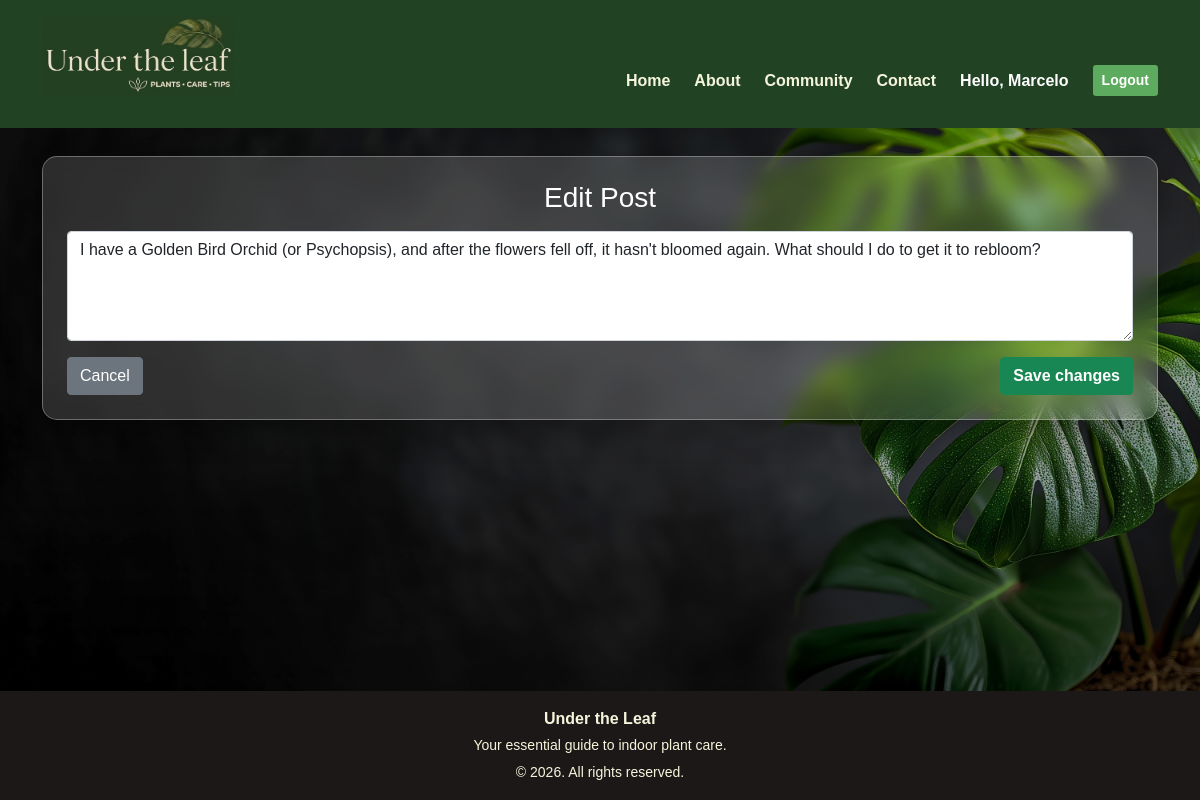
The page /forum/question/1/edit (signed in) on the database its author committed.
### models.py (models this page shows)
class User(db.Model, UserMixin):
    id = db.Column(db.Integer, primary_key=True)
    name = db.Column(db.String(100), nullable=False)
    email = db.Column(db.String(120), unique=True, nullable=False)
    password = db.Column(db.String(100), nullable=False)
    questions = db.relationship('Question', backref='author', lazy=True, cascade="all, delete-orphan")
    comments = db.relationship('Comment', back_populates='author', lazy=True, cascade="all, delete-orphan")

class Question(db.Model):
    id = db.Column(db.Integer, primary_key=True)
    content = db.Column(db.Text, nullable=False)
    date_posted = db.Column(db.DateTime, nullable=False, default=datetime.utcnow)
    user_id = db.Column(db.Integer, db.ForeignKey('user.id'), nullable=False)
    image_file = db.Column(db.String(120), nullable=True)
    comments = db.relationship('Comment', backref='question', lazy=True, cascade="all, delete-orphan")

### app.py (the view)
@app.route('/forum/question/<int:question_id>/edit', methods=['GET', 'POST'])
@login_required
def edit_question(question_id):
    question = Question.query.get_or_404(question_id)
    if question.author != current_user:
        abort(403)
    form = QuestionForm()
    if form.validate_on_submit():
        question.content = form.content.data
        db.session.commit()
        flash('Question updated successfully!', 'success')
        return redirect(url_for('forum'))
    elif request.method == 'GET':
        form.content.data = question.content
    return render_template('edit.html', form=form)

### forms.py
class QuestionForm(FlaskForm):
    content = TextAreaField('Content', validators=[DataRequired(), Length(min=5)])
    submit = SubmitField('Save changes')

### app.py (called while the page is built)
@login_manager.user_loader
def load_user(user_id):
    return User.query.get(int(user_id))

### templates/edit.html (shortened to what this page needs)
{% extends 'base.html' %}
{% block content %}
<div class="container my-2 mb-0">
    <div class="glass p-4" style="background: rgba(255, 255, 255, 0.15); backdrop-filter: blur(10px); border: 1px solid rgba(255, 255, 255, 0.3);">
        <h3 class="text-white mb-3 text-center">
            {% if comment %}Edit Comment{% else %}Edit Post{% endif %}
        </h3>
        <form method="POST">
            {% if form %}
                <div class="mb-3">
                    {{ form.content(class="form-control", rows="4") }}
                </div>
                <div class="d-flex justify-content-between">
                    <a href="{{ url_for('forum') }}" class="btn btn-secondary">Cancel</a>
                    {{ form.submit(class="btn btn-success fw-bold") }}
                </div>
            {% endif %}
        </form>
    </div>
</div>
{% endblock %}

### templates/base.html (shortened to what this page needs)
<!DOCTYPE html>
<html lang="en">
<head>
    <link href="https://cdn.jsdelivr.net/npm/bootstrap@5.0.2/dist/css/bootstrap.min.css" rel="stylesheet">
    <link rel="stylesheet" href="{{ url_for('static', filename='css/style.css') }}">
</head>
<body class="d-flex flex-column .min-vh-100">
    <header class="custom-header py-0">
        <nav class="navbar navbar-expand-lg navbar-dark h-100">
            <div class="container d-flex justify-content-between align-items-end h-100 pb-3">
                <div class="d-flex justify-content-start">
                    <a href="{{ url_for('home') }}">
                        <img src="{{ url_for('static', filename='img/logo.jpg') }}"
                            alt="Logo - Under the Leaf - Pants/ Care/ Tips" height="80">
                    </a>
                </div>
                <div class="collapse navbar-collapse justify-content-end" id="navbarNav">
                    <div class="d-flex flex-row gap-4">
                        <a class="text-white text-decoration-none fw-bold menu-link"
                            href="{{ url_for('home') }}">Home</a>
                        <a class="text-white text-decoration-none fw-bold menu-link"
                            href="{{ url_for('about') }}">About</a>
                        <a class="text-white text-decoration-none fw-bold menu-link"
                            href="{{ url_for('forum') }}">Community</a>
                        <a class="text-white text-decoration-none fw-bold menu-link"
                            href="{{ url_for('contact') }}">Contact</a>
                        {% if current_user.is_authenticated %}
                        <span class="text-white fw-bold">Hello, {{ current_user.name }}</span>
                        <a class="btn btn-sm fw-bold text-white" style="background-color: #5cab5e;"
                            href="{{ url_for('logout') }}">Logout</a>
                        {% else %}
                        <a class="text-white text-decoration-none fw-bold menu-link"
                            href="{{ url_for('login') }}">Login</a>
                        {% endif %}
                    </div>
                </div>
            </div>
        </nav>
    </header>
    <main class="flex-grow-1">
        {% block content %}{% endblock %}
    </main>
    <footer class="text-center custom-footer py-3 mt-2">
        <div class="container">
            <p class="mb-1 fw-bold">Under the Leaf</p>
            <p class="mb-1" style="font-size: 14px;">Your essential guide to indoor plant care.</p>
            <small>&copy; 2026. All rights reserved.</small>
        </div>
    </footer>
</body>
</html>
</html>

### static/css/style.css (style rules this page uses)
body { display: flex; flex-direction: column; min-height: 100vh; margin: 0; padding: 0; overflow-x: hidden; font-family: Arial, Helvetica, sans-serif; background: linear-gradient(rgba(0, 0, 0, 0.3), rgba(0, 0, 0, 0.3)), url('../img/background.jpg') no-repeat center center fixed; background-size: cover; background-repeat: no-repeat; background-attachment: fixed; }
main { flex: 1; padding: 20px 0; }
.custom-header { background-color: #214223 !important; width: 100%; z-index: 1000; min-height: 120px; }
.custom-footer { background-color: #1d1818 !important; color: #f5f5dc !important; padding: 2rem 0; }
.glass { background: rgba(122, 136, 118, 0.2); backdrop-filter: blur(10px); -webkit-backdrop-filter: blur(10px); border: 1px solid rgba(95, 120, 96, 0.3); border-radius: 15px; box-shadow: 0 8px 32px 0 rgba(0, 0, 0, 0.37); padding: 20px; }
.menu-link { color: #f5f5dc !important; text-decoration: none; font-weight: bold; transition: color 0.3s ease; }
@media (min-width: 992px) { .navbar-collapse { align-self: flex-end; } }
body, html { height: 100%; margin: 0; }
.custom-header { height: auto !important; min-height: auto !important; }
.custom-header .navbar { padding-top: 1rem !important; padding-bottom: 1rem !important; height: auto !important; }
.custom-header .navbar .container { flex-wrap: wrap !important; }
.navbar-collapse { flex-basis: 100% !important; width: 100% !important; margin-top: 1rem !important; border-top: 1px solid rgba(245, 245, 220, 0.1); padding-top: 1rem !important; }
@media (min-width: 992px) { .navbar-collapse { display: flex !important; flex-basis: auto !important; width: auto !important; border-top: none !important; margin-top: 0 !important; padding-top: 0 !important; } }
@media (min-width: 992px) { .navbar-collapse > .d-flex { flex-direction: row !important; justify-content: flex-end !important; align-items: center !important; gap: 1.5rem !important; width: auto !important; margin: 0 !important; } }
@media (min-width: 992px) { .navbar-collapse > .d-flex .menu-link { display: inline !important; padding: 0 !important; text-align: left !important; width: auto !important; } }

### rows shown on the page
User: name "Marcelo"
Question: content "I have a Golden Bird Orchid (or Psychopsis), and after the flowers fell off, it hasn't bloomed again. What should I do to get it to rebloom?"
